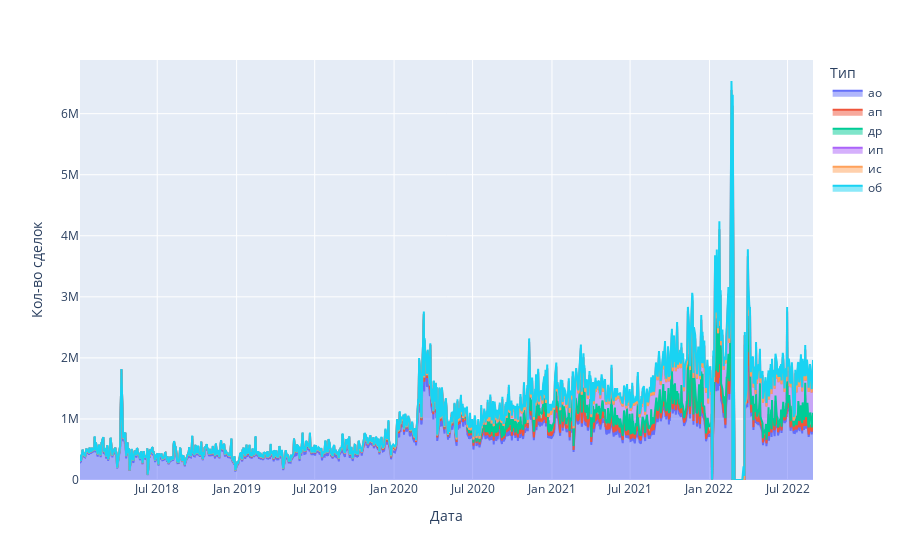

Notebook cell for this chart:
### Code cell
df = px.data.gapminder()
fig = px.area(trades_type_short, x="Дата", y="Кол-во сделок", color="Тип", line_group="Тип")
fig.show()

### Figure 1 — Plotly figure (JSON) as saved in the notebook; plotly's stock layout.template omitted (floating-point values rounded to 4 significant figures; data arrays with more than 128 entries replaced by an {"elided": "..."} marker saying what was removed)
{"data": [{"fillpattern": {"shape": ""}, "hovertemplate": "Тип=ао<br>Дата=%{x}<br>Кол-во сделок=%{y}<extra></extra>", "legendgroup": "ао", "line": {"color": "#636efa"}, "marker": {"symbol": "circle"}, "mode": "lines", "name": "ао", "orientation": "v", "showlegend": true, "stackgroup": "1", "type": "scatter", "x": {"elided": "1175 str values"}, "xaxis": "x", "y": {"elided": "1175 int values"}, "yaxis": "y"}, {"fillpattern": {"shape": ""}, "hovertemplate": "Тип=ап<br>Дата=%{x}<br>Кол-во сделок=%{y}<extra></extra>", "legendgroup": "ап", "line": {"color": "#EF553B"}, "marker": {"symbol": "circle"}, "mode": "lines", "name": "ап", "orientation": "v", "showlegend": true, "stackgroup": "1", "type": "scatter", "x": {"elided": "1175 str values"}, "xaxis": "x", "y": {"elided": "1175 int values"}, "yaxis": "y"}, {"fillpattern": {"shape": ""}, "hovertemplate": "Тип=др<br>Дата=%{x}<br>Кол-во сделок=%{y}<extra></extra>", "legendgroup": "др", "line": {"color": "#00cc96"}, "marker": {"symbol": "circle"}, "mode": "lines", "name": "др", "orientation": "v", "showlegend": true, "stackgroup": "1", "type": "scatter", "x": {"elided": "1010 str values"}, "xaxis": "x", "y": {"elided": "1010 int values"}, "yaxis": "y"}, {"fillpattern": {"shape": ""}, "hovertemplate": "Тип=ип<br>Дата=%{x}<br>Кол-во сделок=%{y}<extra></extra>", "legendgroup": "ип", "line": {"color": "#ab63fa"}, "marker": {"symbol": "circle"}, "mode": "lines", "name": "ип", "orientation": "v", "showlegend": true, "stackgroup": "1", "type": "scatter", "x": {"elided": "1175 str values"}, "xaxis": "x", "y": {"elided": "1175 int values"}, "yaxis": "y"}, {"fillpattern": {"shape": ""}, "hovertemplate": "Тип=ис<br>Дата=%{x}<br>Кол-во сделок=%{y}<extra></extra>", "legendgroup": "ис", "line": {"color": "#FFA15A"}, "marker": {"symbol": "circle"}, "mode": "lines", "name": "ис", "orientation": "v", "showlegend": true, "stackgroup": "1", "type": "scatter", "x": {"elided": "1172 str values"}, "xaxis": "x", "y": {"elided": "1172 int values"}, "yaxis": "y"}, {"fillpattern": {"shape": ""}, "hovertemplate": "Тип=об<br>Дата=%{x}<br>Кол-во сделок=%{y}<extra></extra>", "legendgroup": "об", "line": {"color": "#19d3f3"}, "marker": {"symbol": "circle"}, "mode": "lines", "name": "об", "orientation": "v", "showlegend": true, "stackgroup": "1", "type": "scatter", "x": {"elided": "1174 str values"}, "xaxis": "x", "y": {"elided": "1174 int values"}, "yaxis": "y"}], "layout": {"legend": {"title": {"text": "Тип"}, "tracegroupgap": 0}, "margin": {"t": 60}, "xaxis": {"anchor": "y", "domain": [0, 1], "title": {"text": "Дата"}}, "yaxis": {"anchor": "x", "domain": [0, 1], "title": {"text": "Кол-во сделок"}}}}
